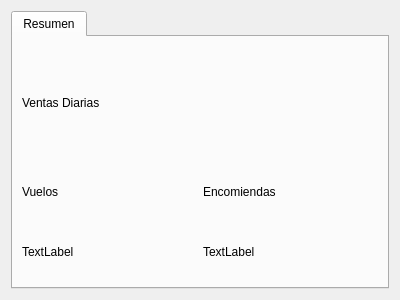
<?xml version="1.0" encoding="UTF-8"?>
<ui version="4.0">
 <class>Form</class>
 <widget class="QWidget" name="Form">
  <property name="geometry">
   <rect>
    <x>0</x>
    <y>0</y>
    <width>400</width>
    <height>300</height>
   </rect>
  </property>
  <property name="windowTitle">
   <string>Administración</string>
  </property>
  <layout class="QGridLayout" name="gridLayout">
   <item row="0" column="0">
    <widget class="QTabWidget" name="tab_widget">
     <widget class="QWidget" name="summary_tab">
      <attribute name="title">
       <string>Resumen</string>
      </attribute>
      <layout class="QGridLayout" name="gridLayout_2">
       <item row="0" column="0">
        <layout class="QVBoxLayout" name="verticalLayout">
         <item>
          <widget class="QLabel" name="label">
           <property name="text">
            <string>Ventas Diarias</string>
           </property>
          </widget>
         </item>
         <item>
          <layout class="QHBoxLayout" name="horizontalLayout">
           <item>
            <layout class="QVBoxLayout" name="verticalLayout_2">
             <item>
              <widget class="QLabel" name="label_2">
               <property name="text">
                <string>Vuelos</string>
               </property>
              </widget>
             </item>
             <item>
              <widget class="QLabel" name="daily_flights">
               <property name="text">
                <string>TextLabel</string>
               </property>
              </widget>
             </item>
            </layout>
           </item>
           <item>
            <layout class="QVBoxLayout" name="verticalLayout_3">
             <item>
              <widget class="QLabel" name="label_3">
               <property name="text">
                <string>Encomiendas</string>
               </property>
              </widget>
             </item>
             <item>
              <widget class="QLabel" name="daily_freights">
               <property name="text">
                <string>TextLabel</string>
               </property>
              </widget>
             </item>
            </layout>
           </item>
          </layout>
         </item>
        </layout>
       </item>
      </layout>
     </widget>
    </widget>
   </item>
  </layout>
 </widget>
 <resources/>
 <connections/>
</ui>
